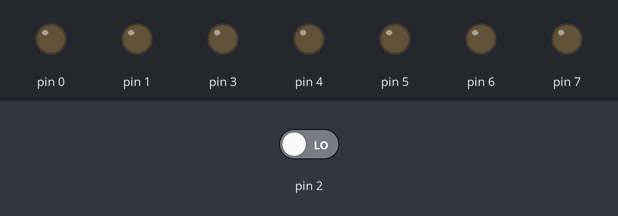
A sketch run on a simulated Arduino Uno, built with avr-gcc and run on an emulated ATmega328P. Shown: output pins drawn as LEDs (lit = HIGH). The inputs (shaded band) are chosen by the test bench; at power-on: pin 2 LOW.

Above: at 0.8 s.
0.9 s: pin 2 driven HIGH
At 1.6 s:
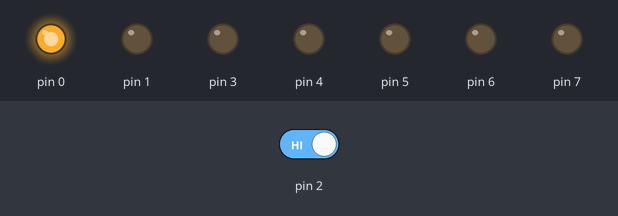
2.4 s: pin 2 driven LOW
At 2.8 s:
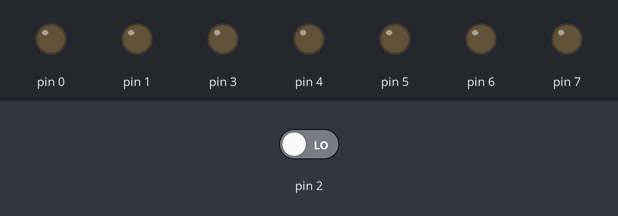
Timing chart, 0 to 5.4 s (numbered marks = the images above; inputs shaded):
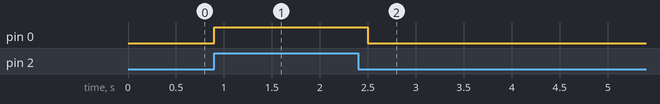

The sketch:

EXP9.ino
```cpp
#include<avr/io.h>
#include<util/delay.h>
int main (void)
{
  DDRD = 0xFB;
  while(1)
  {
    if(PIND & 0x04)
    {
      PORTD = 0x01;
      _delay_ms(200);
    }
    PORTD = 0x00;
  }
}
```

Measured:
- after the input at 0.9 s, pin 0: LOW → HIGH at once
- after the input at 2.4 s, pin 0: HIGH → LOW after 0.10 s
